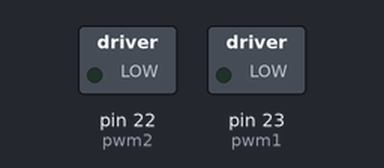
The sketch below on a simulated Arduino Mega 2560, built with avr-gcc and run on an emulated ATmega2560. Parts: switched loads named in the sketch (green lamp = pin HIGH).

Above: at 0.1 s.
At 2.1 s:
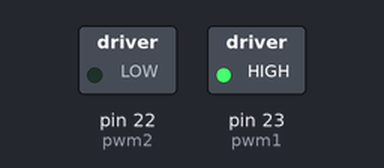
Timing chart, 0 to 3.6 s (numbered marks = the images above):
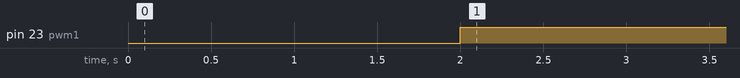

The sketch:

Motor_Controller_Test.ino
```cpp
#define pwm1 23
#define pwm2 22
#define led1 5
#define led2 6
#define ledOnBoard 13

#define ls1 9 //limit switch 1
#define ls2 10 //limit switch 2

#define cha1 16
#define chb1 17
#define cha2 14
#define chb2 15

void setup() {
  delay(2000);
  Serial.println("Starting Motor Controller Test");
  pinMode(ls1, INPUT_PULLUP);
  pinMode(ls2, INPUT_PULLUP);

  pinMode(pwm1, OUTPUT);
  pinMode(pwm2, OUTPUT);
  //Initial Outputs
  digitalWrite(pwm1, 0);
  digitalWrite(pwm2, 0);
}
int dInt;
void loop() {
//  Serial.println("Starting Run Loop");
//  while ((digitalRead(ls1)!=1) && (digitalRead(ls2)!=1)){
    digitalWrite(pwm1, 100); //Value from 0-255
    digitalWrite(pwm2, 0); //0-~127 is counterclockwise >128 is clockwise
//  }
//  digitalWrite(pwm1, 0);
}
```

Measured:
- by itself, pin 23 (pwm1): LOW → HIGH at 2.0 s
